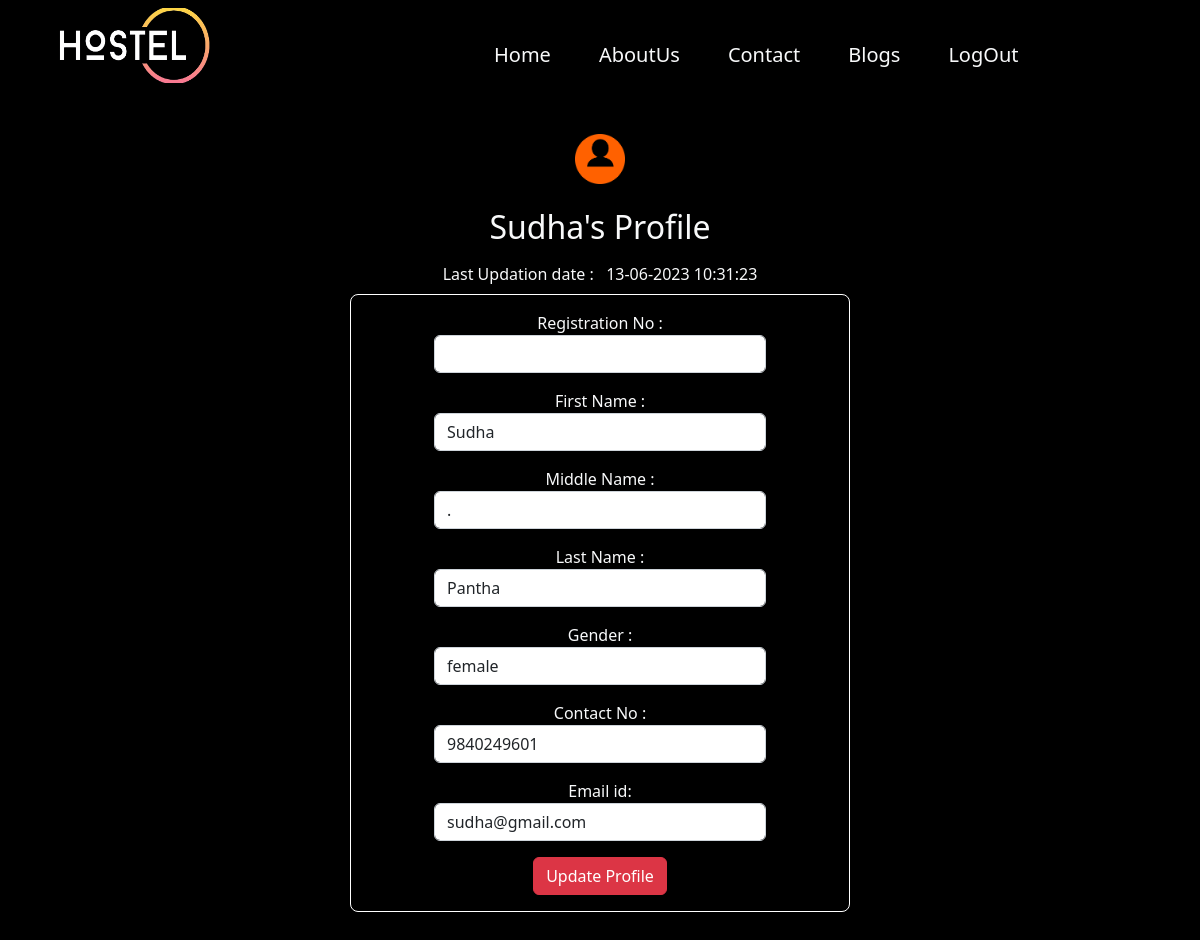
Before: /my-profile.php (signed in) with the older database file.
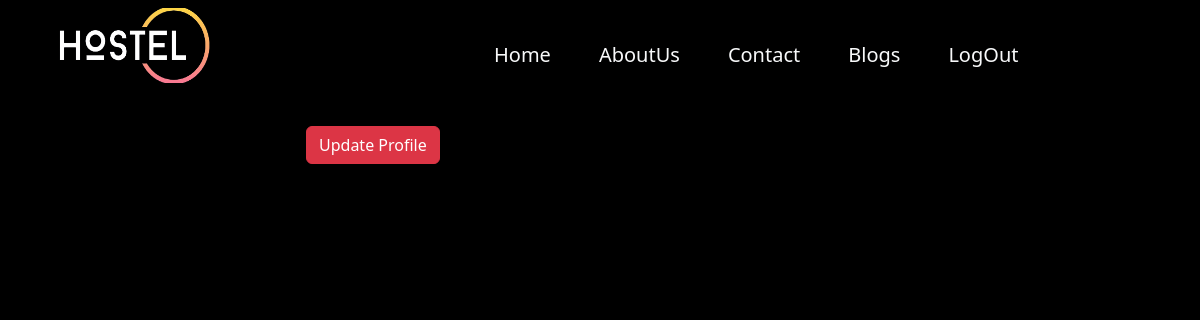
After: the same page with the newer database file.
### tables this page shows
CREATE TABLE `userregistration` (
  `id` int(11) NOT NULL,
  `regno` varchar(255) NOT NULL,
  `firstName` varchar(255) NOT NULL,
  `middleName` varchar(255) NOT NULL,
  `lastName` varchar(255) NOT NULL,
  `gender` varchar(255) NOT NULL,
  `contactNo` bigint(20) NOT NULL,
  `email` varchar(255) NOT NULL,
  `password` varchar(255) NOT NULL,
  `regDate` timestamp NOT NULL DEFAULT current_timestamp(),
  `updationDate` varchar(45) NOT NULL,
  `passUdateDate` varchar(45) NOT NULL
);

### my-profile.php (the view, shortened to what this page needs)
<?php
include('includes/config.php');
?>
<!doctype html>
<html lang="en" class="no-js">
<head>
	<link rel="stylesheet" href="css/style.css" type="text/css">
	<link href="https://cdn.jsdelivr.net/npm/bootstrap@5.2.0/dist/css/bootstrap.min.css" rel="stylesheet">
        <link rel="stylesheet" href=" https://cdnjs.cloudflare.com/ajax/libs/font-awesome/6.2.0/css/all.min.css">
		<link rel="stylesheet" href="https://cdn.datatables.net/1.13.4/css/dataTables.bootstrap5.min.css">
         <link rel="stylesheet" href="css/owl.carousel.min.css">
</head>
<body>
	<section class="main_wrapper">
	<nav class="navbar navbar-expand-lg">
        <div class="container-fluid">
            <div class="container">
                <div class="row">
                    <div class="col-lg-4 col-md-6 col-sm-6 col-12">
                        <a class="navbar-brand text-center" href="#"> <img src="img/logo.png"height="80%" width="50%"alt="logo" class="logo"></a>
                    </div>
                    <div class="col-lg-8 col-md-6 col-sm-6 col-12 my-4">
                        <div class="collapse navbar-collapse" id="navbarSupportedContent">
                            <ul class="navbar-nav mx-5">
                            <li class="nav-item">
                            <a class="nav-link mx-3 text-light fs-5" href="#">Home</a>
                            </li>
                            <li class="nav-item">
                          <a class="nav-link mx-3 text-light fs-5" href="#">AboutUs</a>
                            </li>
                            <li class="nav-item">
                          <a class="nav-link mx-3 text-light fs-5" href="#">Contact</a>
                            </li>
                            <li class="nav-item">
                          <a class="nav-link mx-3 text-light fs-5" href="registration.php">Blogs</a>
                            </li>
                            <li class="nav-item">
							<a class="nav-link mx-3 text-light fs-5" href="Logout.php">LogOut</a>
                            </li>
                       </ul>
                     </div>
                    </div>
                </div>
            </div>
      </div>
   </nav>
		<div class="content-wrapper">
			<div class="container-fluid">
	<?php
$aid=$_SESSION['id'];
	$ret="select * from userregistration where id=?";
		$stmt= $mysqli->prepare($ret) ;
	 $stmt->bind_param('i',$aid);
	 $stmt->execute() ;
	 $res=$stmt->get_result();
	   while($row=$res->fetch_object())
	  {
	  	?>
				<div class="row">
					<div class="col-md-12">
					                    <div class="text-center text-light my-2">
													 <img src="img/admin.jpg" alt="password" class="pass1-img my-3">
										</div>
						<h2 class="page-title text-center text-light"><?php echo $row->firstName;?>'s&nbsp;Profile </h2>
						<div class="row">
							<div class="col-md-12">
								<div class="panel panel-primary">
									<div class="panel-heading text-center text-light my-2">
Last Updation date : &nbsp; <?php echo $row->updationDate;?>
</div>
<div class="panel-body">
<form method="post" action="" name="registration" class="form-horizontal mx-auto text-center text-light" onSubmit="return valid();">
<div class="form-group my-3">
<label class="col-sm-4 control-label"> Registration No : </label>
<div class="col-sm-8 mx-auto">
<input type="text" name="regno" id="regno"  class="form-control" required="required" value="<?php echo $row->regno;?>" >
</div>
</div>
<div class="form-group my-3">
<label class="col-sm-4 control-label">First Name : </label>
<div class="col-sm-8 mx-auto">
<input type="text" name="fname" id="fname"  class="form-control" value="<?php echo $row->firstName;?>"   required="required" >
</div>
</div>
<div class="form-group my-3">
<label class="col-sm-4 control-label">Middle Name : </label>
<div class="col-sm-8 mx-auto">
<input type="text" name="mname" id="mname"  class="form-control" value="<?php echo $row->middleName;?>"  >
</div>
</div>
<div class="form-group my-3">
<label class="col-sm-4 control-label">Last Name : </label>
<div class="col-sm-8 mx-auto">
<input type="text" name="lname" id="lname"  class="form-control" value="<?php echo $row->lastName;?>" required="required">
</div>
</div>
<div class="form-group my-3">
<label class="col-sm-4 control-label">Gender : </label>
<div class="col-sm-8 mx-auto">
<select name="gender" class="form-control" required="required">
<option value="<?php echo $row->gender;?>"><?php echo $row->gender;?></option>
</select>
</div>
</div>
<div class="form-group my-3">
<label class="col-sm-4 control-label">Contact No : </label>
<div class="col-sm-8 mx-auto">
<input type="text" name="contact" id="contact"  class="form-control" maxlength="10" value="<?php echo $row->contactNo;?>" required="required">
</div>
</div>
<div class="form-group my-3">
<label class="col-sm-2 control-label">Email id: </label>
<div class="col-sm-8 mx-auto">
<input type="email" name="email" id="email"  class="form-control" value="<?php echo $row->email;?>" readonly>
</div>
</div>
<?php } ?>
<div class="col-sm-6 col-sm-offset-4 my-3 mx-auto">
<input type="submit" name="update" Value="Update Profile" class="btn btn-danger">
</div>
</form>
									</div>
									</div>
								</div>
							</div>
						</div>
							</div>
						</div>
					</div>
	  </section>
</body>
</html>

### css/style.css (style rules this page uses)
* { margin: 0; padding: 0; }
body, html { margin: 0; padding: 0; }
.main_wrapper { background: black; height: 220vh; }
.navbar-nav { margin-left: auto; font-size: 20px; margin-right: 200px; }
.nav-link { transition: 0.2s; }
.pass1-img { width: 50px; }
.form-horizontal { border-radius: 8px; border: 1px solid white; box-sizing: border-box; width: 500px; box-shadow: 0 4px 10px rgba(0, 0, 0, 0.16), 0 4px 10px rgba(0, 0, 0, 0.23); }
.form-group { margin-bottom: 15px; }

Changed rows visible on the page:
removed userregistration: firstName "Sudha", updationDate "13-06-2023 10:31:23", fname "Sudha", mname ".", lname "Pantha", gender "female", contact "9840249601", email "sudha@gmail.com"
